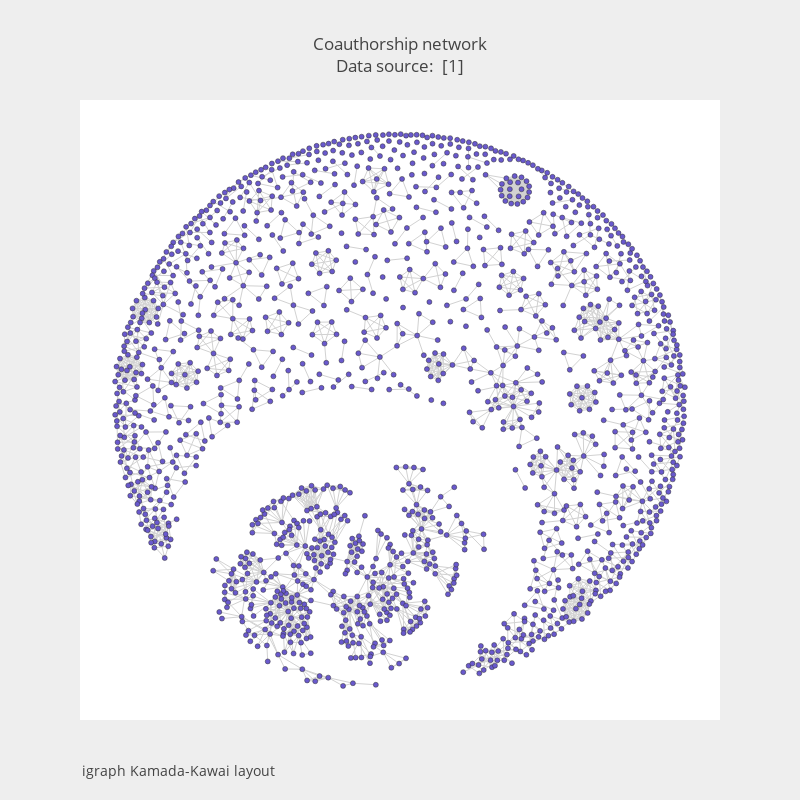

Source (notebook cell):
### Code cell
fig1 = go.Figure(data=[trace1, trace2], layout=layout)
iplot(fig1)

### Figure 1 — Plotly figure (JSON) as saved in the notebook; plotly's stock layout.template omitted (floating-point values rounded to 4 significant figures; data arrays with more than 128 entries replaced by an {"elided": "..."} marker saying what was removed)
{"data": [{"hoverinfo": "none", "line": {"color": "rgb(210,210,210)", "width": 1}, "mode": "lines", "type": "scatter", "x": {"elided": "8226 float values"}, "y": {"elided": "8226 float values"}}, {"hoverinfo": "text", "marker": {"color": "#6959CD", "line": {"color": "rgb(50,50,50)", "width": 0.5}, "size": 5}, "mode": "markers", "text": {"elided": "1589 str values"}, "type": "scatter", "x": {"elided": "1589 float values"}, "y": {"elided": "1589 float values"}}], "layout": {"annotations": [{"font": {"size": 14}, "showarrow": false, "text": "igraph Kamada-Kawai layout", "x": 0, "xanchor": "left", "xref": "paper", "y": -0.1, "yanchor": "bottom", "yref": "paper"}], "font": {"size": 12}, "height": 800, "hovermode": "closest", "paper_bgcolor": "#eeeeee", "showlegend": false, "title": {"text": "Coauthorship network<br>Data source: <a href='https://networkdata.ics.uci.edu/data.php?id=11'> [1]</a>", "x": 0.5}, "width": 800, "xaxis": {"visible": false}, "yaxis": {"visible": false}}}
